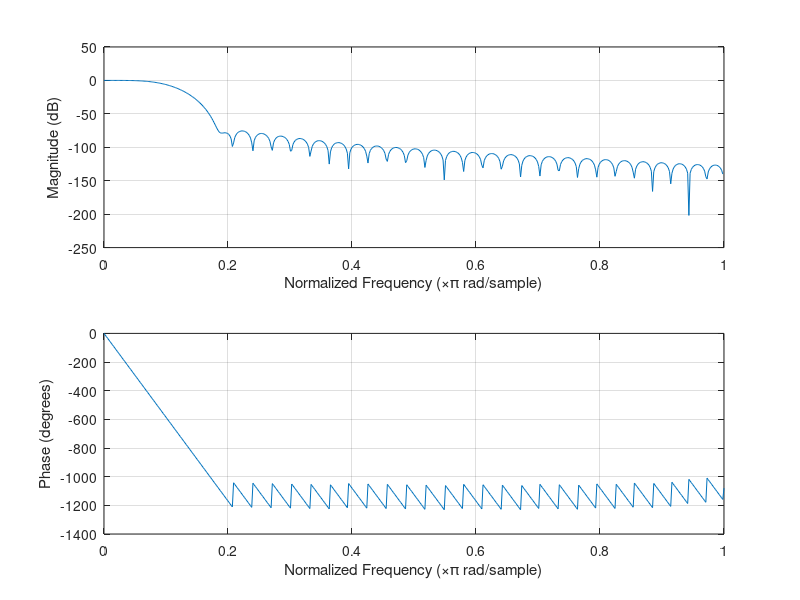

Write the MATLAB code that produced this figure. (Note: this script raises an error after producing the figure.)
%% medidor de distancia con interpolacion de la envolvente utilizando los ecos digitalizados


%para probar el algoritmo de de medicion en matlab pero con los datos
%digitalizados por el psoc, se utiliza el vector del eco
clear all 
%close all

fc = 40e3;     %frecuencia de resonancia del sensor
fs = 400e3;      %frecuencia de muestreo
N = 1024;

%% filtro demodulador

fir_dem = fir1(65,0.1,blackman(66));
fir_dem2 = fir1(65,0.025,blackman(66));
figure
freqz(fir_dem)

%%  
%Longitud del vector de datos
longitud = 1024;
%Frecuencia de muestreo
fs=0.4e6;
Ts=1/fs;


%% Tomaremos como referencia el eco que esta en la mitad del trayecto medido.
% los ecos se empezaron a digitalizar a una distancia de 20cm entre los
% transductores y finalizo a una distancia de 40cm con intervalos de 1cm
% por lo que nuestra referencia sera el eco tomado en el medio, el eco en
% la posicion del indice 11 del vector de ecos.

aux = load('D:\Google Drive\TESIS FM\Scrips Matlab\psoc_med_dis\medidas_paper\ecos_digitalizados.mat');
eco = aux.ecos;
temperatura = aux.temperatura;

eco_refe = squeeze(eco(11,1,:));

%% se halla la envolvente utilizando la transformada de hilbert
env_r = abs(hilbert(eco_refe));
env_refe = filter(fir_dem,1,env_r);

figure
plot(eco_refe)
title('Eco y su envolvente')
hold on
plot(env_refe)

%se normaliza la envolvente
[max_d, max_i] = max(env_refe );
env_refe = (1/max_d).*env_refe;

%% Elegimos el patron

figure
plot(env_refe)
title('Envolvente de referencia.')


disp("Enter para elegir el patron")
pause
%se selecciona cual sera el patron, esto se hace seleccionando una ventana
%temporanl en la curva de la envolventa derivada
[ind val] = ginput(2);

%Se define el patron desde la derivada
patron = env_refe(floor(ind(1,1)):floor(ind(2,1)));
%patron = filter(patron_lp,1,patron_0);
figure
plot(patron);
title('patron')

%% hallamos el indice maximo de la correlacion de referencia.
correlacion =  xcorr(env_refe ,patron);
[V1 TOF1] = max(correlacion);

%% iniciamos las mediciones a partir de la referencia tomada

flag = 1;
count_med = 1;
count_dist = 1;

while(count_dist < 22)
    while(count_med <11)
    %se toma la siguiente medida
    eco_med = squeeze(eco(count_dist,count_med,:));

    %% se obtiene la envolvente del segundo eco generado
    env_m = abs(hilbert(eco_med));
    env_med = filter(fir_dem,1,env_m);

    %se normaliza la envolvente
    [max_d, max_i] = max(env_med);
    env_med = (1/max_d).*env_med;


    %% CORRELACION DE LA SENHAL medida (EL 2DO ECO digitalizado)
    correlacion  =  xcorr(env_med ,patron);
    [V2 TOF2] = max( correlacion );

    %% se calcula el tiempo de vuelo y la distancia entre los ecos con las correlaciones realizadas por partes

    TOF1_v(count_dist,count_med) = TOF1
    TOF2_v(count_dist,count_med) = TOF2
    Distancia(count_dist,count_med) =(331000 + 610*temperatura(count_dist,count_med))*[(TOF2-TOF1)*1/(fs)]

    count_med = count_med + 1;
    
   
    end
    
    count_dist = count_dist + 1;
    count_med = 1;
    
end

%% graficamos el error de las mediciones
valor_real = [-100:10:100];

XMIN = -10;
XMAX = 10;
YMIN = -2;
YMAX = 2;
% Solo interpolacion:
%aux = load('D:\Google Drive\TESIS FM\Psoc\Datos_mediciones\int_tia.mat');

i= 1;
while (i < 22)
   promedio_dist(i) = mean(Distancia(i,:)); 
   sigma_dist(i) = std(Distancia(i,:));
   error(i) = valor_real(i) - promedio_dist(i);
    i = i+1;
end

indice = [-10:1:10];

figure
subplot(311)
plot(indice,promedio_dist,'*')
title('DIG ENVOLVENTE, Promedio Distancias')
subplot(312)
plot(indice,sigma_dist,'*')
title('DIG ENVOLVENTE, STD Distancias')
subplot(313)
plot(indice,error,'*')
title('Error')
axis([XMIN XMAX YMIN YMAX])
